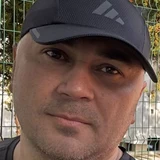
#> input picture av/abdazov.webp, 160 x 160 px
$ python -i avatars.py   (imports and definitions only)   (Python 2 division)
#> lines starting #> are read from the running program, lines starting #| are printed output that depends on the picture
#!/usr/bin/env python3
"""Аватарки призёров: заменяет инициалы <b class="a" title="Имя Фамилия"> на фото из «Круга общения» (tennis-base).

Запуск из корня репозитория:
  python3 scripts/avatars.py            # показать, что найдено, ничего не менять
  python3 scripts/avatars.py --write    # сохранить av/<slug>.webp и вставить их в index.html

Нужны Pillow и opencv-python (поиск лица). База — ~/Downloads/tennis-base или TENNIS_BASE.
Человек и фото выбираются так же, как в people.html (localhost:8766/people.html):
- люди: data.js + игроки PlayOn + добавленные вручную, с правками из store.js (имя, склейки, удалённые);
- имя: полное совпадение с именем в базе или с привязанным игроком PlayOn; ручные привязки «фамилия и.» из списков;
- фото: своё из store_photos.js → выбранное главное → обложка бота → Telegram → другие фото профиля.
Решения по сайту — в av/people.json: {"Имя Фамилия": "<id из базы>"} или "skip" (чужое фото, ребёнок, нет лица).
После --write открыть av/review.jpg и проверить каждое лицо глазами.
"""
import base64
import json
import os
import re
import sys
import urllib.request
from pathlib import Path

import cv2
import numpy as np
from PIL import Image

ROOT = Path(__file__).resolve().parent.parent
BASE = Path(os.environ.get('TENNIS_BASE', Path.home() / 'Downloads' / 'tennis-base'))
SIZE = 192
HEAD, FILL = 1.4, 0.85  # как в tennis-base/face_crop.py: голова ≈ 1.4 высоты лица, занимает 85% кадра

CYR = dict(zip('абвгдеёжзийклмнопрстуфхцчшщъыьэюяўқғҳ',
               'a b v g d e yo j z i y k l m n o p r s t u f x s ch sh sh _ i _ e yu ya o q g h'.split()))


def latin(s):
    return ''.join(CYR.get(c, c) for c in s.lower()).replace('_', '')


# [50 lines left out: functions key, js_value, load_base, alive, sources, not called in this run]


def region(src):
    """Квадрат, который выбрали вручную в people.html: {src, x, y, s, w, h} в пикселях кадра w×h."""
    img = read(src['src'])
    if img is None:
        return None
    k = img.shape[1] / src.get('w', img.shape[1])
    x, y, side = (int(src[c] * k) for c in ('x', 'y', 's'))
    crop = img[max(0, y):y + side, max(0, x):x + side]
    return Image.fromarray(cv2.cvtColor(crop, cv2.COLOR_BGR2RGB)).resize((SIZE, SIZE), Image.LANCZOS)


# [119 lines left out: functions read, face_crop, find, main, not called in this run]


# [2 lines not run here, left out]

>>> import cv2
>>> picture = cv2.imread('../av/abdazov.webp', cv2.IMREAD_GRAYSCALE)
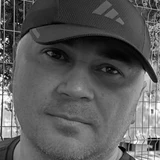
#> picture: shape (160, 160); min 0, max 255, mean 90.5
#> (the run stopped early here; a loop or call above may not have finished)

$ run again, on av/akhmedjanov.webp
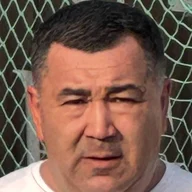
#> input picture av/akhmedjanov.webp, 192 x 192 px
#> `picture = cv2.imread('../av/abdazov.webp', cv2.IMREAD_GRAYSCALE)`:
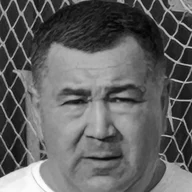
#> picture: shape (192, 192); min 1, max 254, mean 97.7

$ run again, on av/akmal.webp
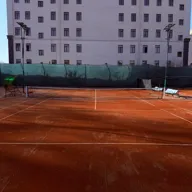
#> input picture av/akmal.webp, 192 x 192 px
#> `picture = cv2.imread('../av/abdazov.webp', cv2.IMREAD_GRAYSCALE)`:
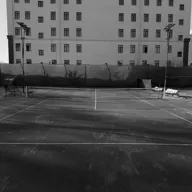
#> picture: shape (192, 192); min 0, max 245, mean 77.3

$ run again, on av/anton.webp
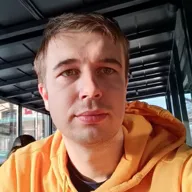
#> input picture av/anton.webp, 192 x 192 px
#> `picture = cv2.imread('../av/abdazov.webp', cv2.IMREAD_GRAYSCALE)`:
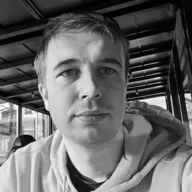
#> picture: shape (192, 192); min 0, max 255, mean 102.5
